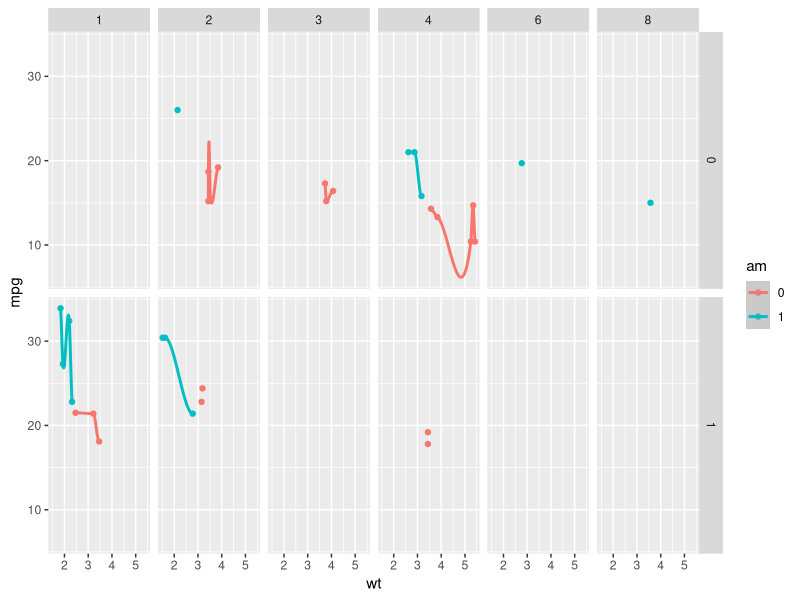

Generate this figure with R: (Note: this script raises an error after producing the figure.)
## ---- chunk 1
data(mtcars)
as.factor(mtcars$gear)->mtcars$gear
as.factor(mtcars$cyl)->mtcars$cyl
as.factor(mtcars$vs)->mtcars$vs
as.factor(mtcars$am)->mtcars$am
as.factor(mtcars$carb)->mtcars$carb
library(ggplot2)
## ---- chunk 2
qplot(x=wt, y=mpg, data=mtcars, color=am, geom=c("point","smooth"),facets=vs~carb)
qplot(x=wt, y=mpg, data=mtcars, color=gear, geom=c("point"),main="mpg by wt", ,size=I(3),alpha=I(0.6))
qplot(x=wt, y=mpg, data=mtcars, color=am, geom=c("point"),main="drat", facets=cyl~.,size=I(3),alpha=I(0.6))

## ---- chunk 3
qplot(x=wt,y=mpg,data=mtcars,color=am, geom=c("smooth","point"),method='lm',formula= y~ x ,main="mpg by wt", ,size=I(3),alpha=I(0.6))
## ---- chunk 4
fit<-lm(formula=mpg ~ wt + am, data=mtcars)
fit$coefficient

## ---- chunk 5
qplot(x=wt, y=fit$residuals, data=mtcars,color=gear, geom=c("point"),main="mpg by wt", ,size=I(3),alpha=I(0.6))
qplot(x=wt, y=fit$residuals, data=mtcars,color=cyl, geom=c("point"),main="mpg by wt", ,size=I(3),alpha=I(0.6))
qplot(x=wt, y=fit$residuals, data=mtcars,color=hp, geom=c("point"),main="mpg by wt", ,size=I(3),alpha=I(0.6))
qplot(x=wt, y=fit$residuals, data=mtcars,color=disp, geom=c("point"),main="mpg by wt", ,size=I(3),alpha=I(0.6))
qplot(x=wt, y=fit$residuals, data=mtcars,color=vs, geom=c("point"),main="mpg by wt", ,size=I(3),alpha=I(0.6))

